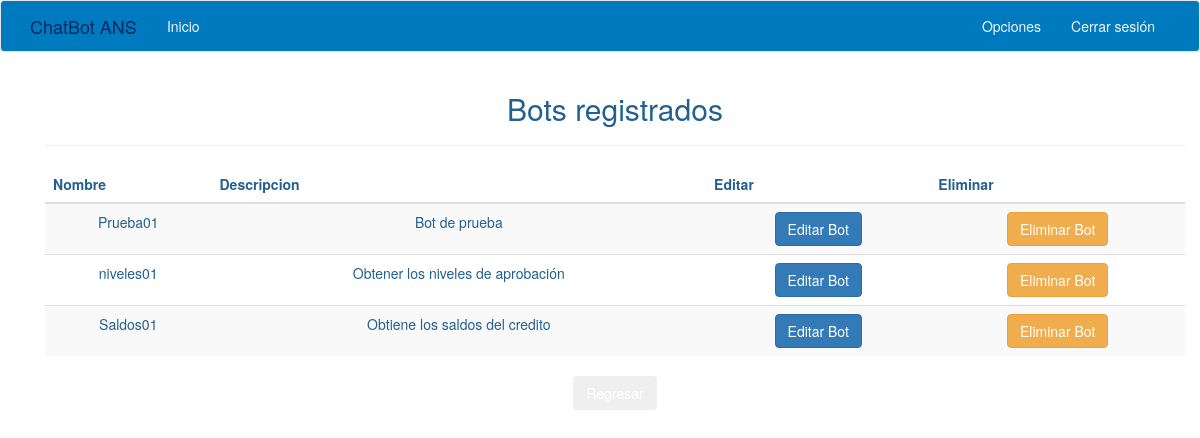
Page /main/bots (signed in) on the committed database.
### app/models.py (models this page shows, shortened)
class Bot(db.Model):
	id = db.Column(db.Integer, primary_key=True)
	botname = db.Column(db.String(64), index=True, unique=True)
	botdescription = db.Column(db.String(500))
	chats = db.relationship('Chat', backref='bot', lazy='dynamic')
	detail = db.relationship('Botdetail', backref='bot', lazy='dynamic')

### app/main/routes.py (the view)
@bp.route('/bots', methods=['GET', 'POST'])
@login_required
def bots():
	user = User.query.filter_by(username=current_user.username).first()
	if user.userlevel == 1:
		bots = Bot.query.all()
		return render_template('bots.html', title='Bots registrados', bots=bots)
	return redirect(url_for('main.index'))

### app/models.py (called while the page is built)
@login.user_loader
def load_user(id):
	return User.query.get(int(id))

### app/main/templates/bots.html
{% extends "base.html" %}
{% import 'bootstrap/wtf.html' as wtf %}
{% block app_content %}
	<div class="container">
	<h2> Bots registrados </h2>
	<hr>
		<table class="table table-striped table-hover">
		<thead>
			<tr>
				<th>Nombre</th>
				<th>Descripcion</th>
				<th>Editar</th>
				<th>Eliminar</th>
			</tr>
		<tbody>
		{% for bot in bots %}
			{% include '_botsdata.html' %}
		{% endfor %}
		</tbody>
		</table>
		<a href="{{ url_for('main.index') }}"><button type="button" class="btn btn-md">Regresar</button></a>
	</div>
{% endblock %}

### app/main/templates/_botsdata.html
	<tr valign="center">
		<td>{{ bot.botname }}</td>
		<td>{{ bot.botdescription }}</td>
		<td><a href="{{ url_for('main.bot', botname=bot.botname) }}">
		<button type="button" class="btn btn-primary btn-md">Editar Bot</button></a></td>
		<td><button type="button" class="btn btn-warning btn-md">Eliminar Bot</button></td>
	</tr>

### app/static/css/chatNv20.css (style rules this page uses)
a, a:focus, a:hover { color: #fff; }
html, body { height: 100%; background-color: #fff; }
body { color: #226090; text-align: center; }

### rows in the picture
Bot: botname "Prueba01", botdescription "Bot de prueba"
Bot: botname "niveles01", botdescription "Obtener los niveles de aprobación"
Bot: botname "Saldos01", botdescription "Obtiene los saldos del credito"
